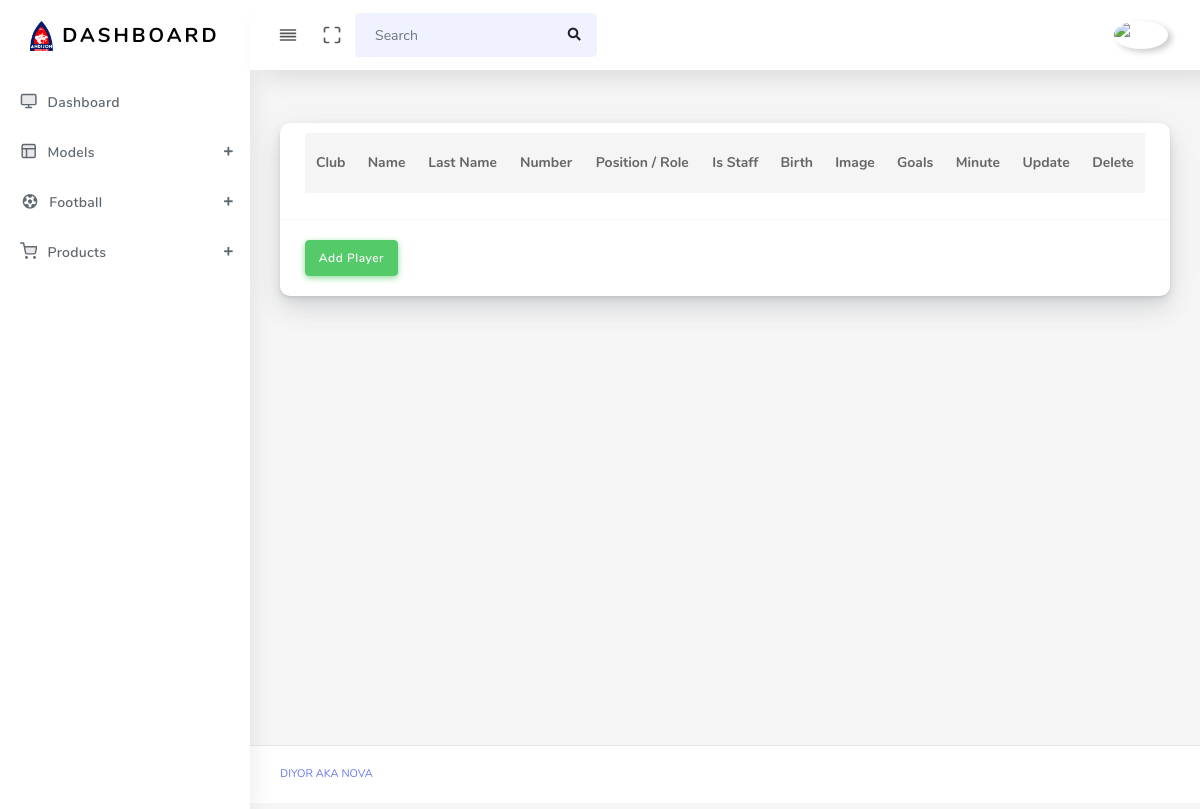
/player/ (signed in), run on an earlier commit of the app's database.
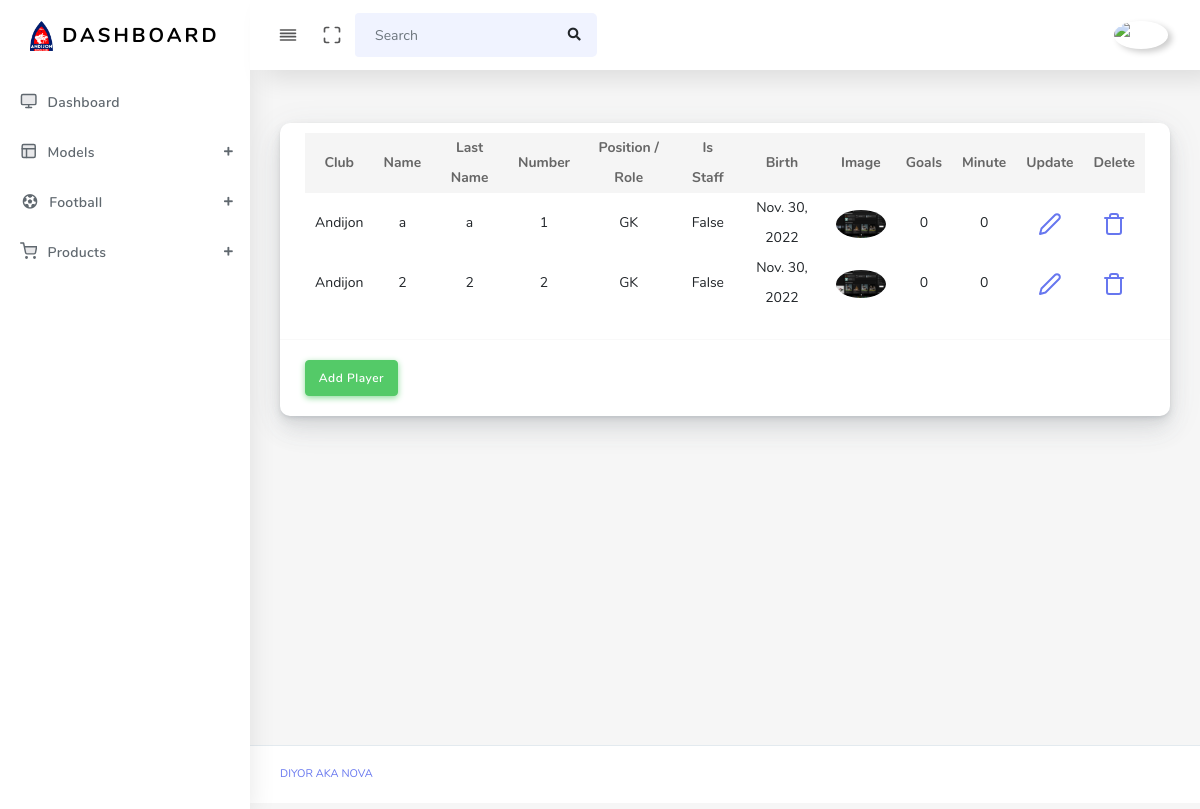
And on a later commit of the database.
### main/models.py (models this page shows, shortened)
class Player(models.Model):
    club = models.ForeignKey(Club, on_delete=models.SET_NULL, null=True, blank=True)
    name = models.CharField(max_length=210)
    l_name = models.CharField(max_length=210)
    number = models.IntegerField(null=True, blank=True)
    position = models.IntegerField(choices=(
        (1, 'GK'),
        (2, 'RB'), (3, 'CB'), (4, 'LB'),
        (5, 'CMD'), (6, 'MD'),
        (7, 'RW'), (8, 'LW'), (9, 'ST'),
        (10, 'trainer'), (11, 'sub-trainer'), (12, 'analytic')
    ))
    is_staff = models.BooleanField(default=False)
    birth = models.DateField()
    img = models.ImageField(upload_to='players/')
    goals = models.IntegerField(default=0)
    minute = models.IntegerField(default=0)

class Club(models.Model):
    name = models.CharField(max_length=210)
    logo = models.ImageField(upload_to='club/')
    league = models.ForeignKey(League, on_delete=models.SET_NULL, null=True, blank=True)

### main/views.py (the view)
# urls.py: path('player/', player_view, name='player'),
@login_required(login_url='login')
def player_view(request):
    context = {
        'player': Player.objects.all(),
    }
    return render(request, 'player.html', context)

### templates/player.html
{% extends "base.html" %}
{% load static %}
{% block content %}
<div class="main-content">
    <section class="section">
        <div class="section-body">
            <div class="row">
                <div class="col-12 col-md-12 col-lg-12">
                    <div class="card">
                        <div class="card-header">
                            <table class="table table-hover" style="text-align: center;">
                                <thead>
                                    <tr>
                                        <th scope="col">Club</th>
                                        <th scope="col">Name</th>
                                        <th scope="col">Last Name</th>
                                        <th scope="col">Number</th>
                                        <th scope="col">Position / Role</th>
                                        <th scope="col">Is Staff</th>
                                        <th scope="col">Birth</th>
                                        <th scope="col">Image</th>
                                        <th scope="col">Goals</th>
                                        <th scope="col">Minute</th>
                                        <th scope="col">Update</th>
                                        <th scope="col">Delete</th>
                                    </tr>
                                </thead>
                                <tbody>
                                    {% for i in player %}
                                        <tr>
                                            <td>{{ i.club.name }}</td>
                                            <td>{{ i.name }}</td>
                                            <td>{{ i.l_name }}</td>
                                            <td>{{ i.number }}</td>
                                            <td>{{ i.get_position_display }}</td>
                                            <td>{{ i.is_staff }}</td>
                                            <td>{{ i.birth }}</td>
                                            <td><img alt="{{ i.img }}" src="{{ i.img.url }}" class="rounded-circle" width="50" data-toggle="tooltip"></td>
                                            {% if i.is_staff == False %}
                                                <td>{{ i.goals }}</td>
                                                <td>{{ i.minute }}</td>
                                            {% else %}
                                                <td>None</td>
                                                <td>None</td>
                                            {% endif %}
                                            <td><a href="{% url 'update-player' i.id %}"><i class="align-middle" data-feather="edit-2"></i></a></td>
                                            <td><a href="{% url 'delete-player' i.id %}"><i class="align-middle" data-feather="trash"></i></a></td>
                                        </tr>
                                    {% endfor %}
                                </tbody>
                            </table>
                        </div>
                        <div class="card-body">
                            <a href="{% url 'add-player' %}"><button class="btn btn-success">Add Player</button></a>
                        </div>
                    </div>
                </div>
            </div>
        </div>
    </section>
</div>
{% endblock %}

What changed in the data, as far as the page shows it:
added Player: club.name "Andijon", name "a", l_name "a", number "1", position "GK", is_staff "False", birth "Nov. 30, 2022", img (picture), goals "0", minute "0"
added Player: club.name "Andijon", name "2", l_name "2", number "2", position "GK", is_staff "False", birth "Nov. 30, 2022", img (picture), goals "0", minute "0"
